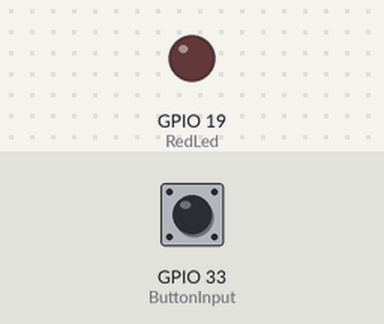
The sketch below on a simulated ESP32. On the bench: output pins drawn as LEDs (lit = HIGH). Inputs (shaded band) come from the test bench; at power-on: GPIO 33 (ButtonInput) HIGH. What the sketch prints to the serial monitor is not drawn.

Above: at 1.2 s.
1.3 s: GPIO 33 (ButtonInput) pulled LOW for 0.15 s
At 2.6 s:
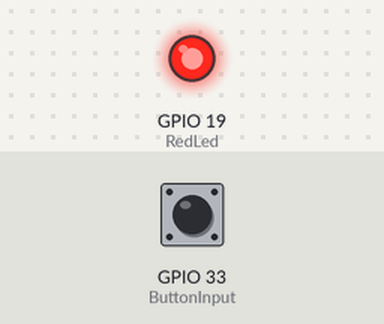
Timing chart, 0 to 12.5 s (numbered marks = the images above; inputs shaded):
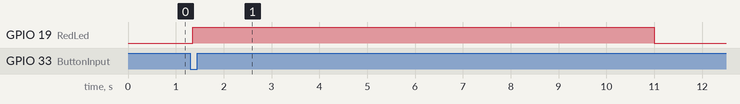

The sketch:

TimerInterrupt.ino
```cpp
#include <Arduino.h>
#define ButtonInput 33 // normal input button, mock sensor
#define RedLed 19 // normal output led

int state; // state for inside switch case

volatile int RedLedTimer = 0; // this get set inside the buttonAlarm "Machine"

hw_timer_t * timer = NULL; // pointer to variable type hw_timer_t https://diyprojects.io/esp32-timers-alarms-interrupts-arduino-code/

void IRAM_ATTR onTime() { // this the where the work of the timer is done
   if(RedLedTimer >>0){
      RedLedTimer--;         // reduces from 10 down to 0
   }
}

void setup() {
Serial.begin(115200);
pinMode(RedLed, OUTPUT);
pinMode(ButtonInput, INPUT_PULLUP);

  timer = timerBegin(0, 80, true);  // these arguments are timerBegin ( TimerIndex or TimerNumber, Prescalar, flag for counting up or down)
  timerAttachInterrupt(timer, &onTime, true); //
  timerAlarmWrite(timer, 1000000, true); // alarm goes every second
  timerAlarmEnable(timer);
}

void loop() {
  buttonAlarm();
  SmartLedMachine();
  }

void buttonAlarm(){
  switch(state){
    case 0: //Standby
      //Serial.println("STANDBY");
      if(digitalRead(ButtonInput) == 0){ //buttton has been pressed
        delay(50);
        //Serial.println("Button Pressed");
        state = 1; // update state to active
        RedLedTimer = 10; // set a 10 second timer
      }
    break;
    case 1: //Active
      //Serial.println("ACTIVE!");
      if(RedLedTimer <= 0){
        state = 0; // if timer is up send back to standby
      }
      //Serial.println(RedLedTimer);
    break;
  }
}


void SmartLedMachine(){
  if(RedLedTimer >> 0){
    // Led is on
    digitalWrite(RedLed, HIGH);
    //Serial.println("Led is on");
    Serial.println(RedLedTimer);
  }
  else{
    // Led is off
    digitalWrite(RedLed, LOW);
    //Serial.println("Led is off");
    Serial.println(RedLedTimer);
  }
}
```

Measured:
- after the input at 1.3 s, GPIO 19 (RedLed): LOW → HIGH after 0.05 s, → LOW 9.6 s later
